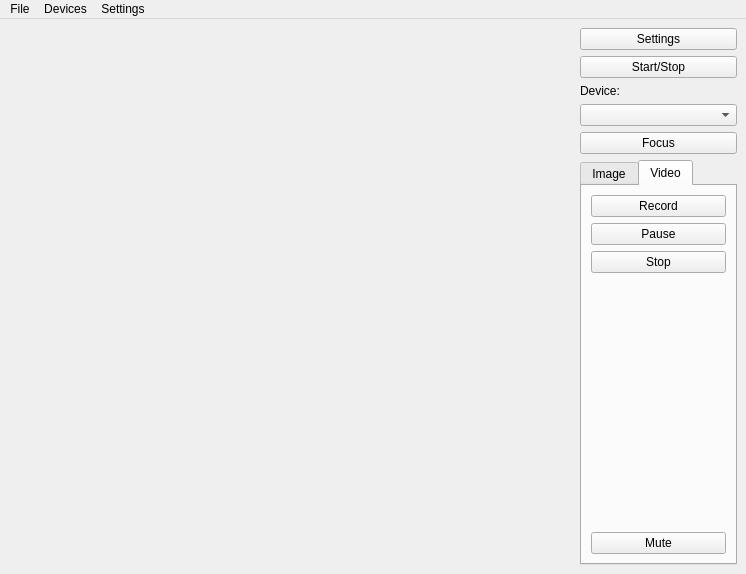
<?xml version="1.0" encoding="UTF-8"?>
<ui version="4.0">
 <class>Camera</class>
 <widget class="QMainWindow" name="Camera">
  <property name="geometry">
   <rect>
    <x>0</x>
    <y>0</y>
    <width>746</width>
    <height>574</height>
   </rect>
  </property>
  <property name="windowTitle">
   <string>Camera</string>
  </property>
  <widget class="QWidget" name="centralwidget">
   <layout class="QHBoxLayout" name="horizontalLayout">
    <item>
     <widget class="QStackedWidget" name="stackedWidget">
      <property name="enabled">
       <bool>false</bool>
      </property>
      <property name="sizePolicy">
       <sizepolicy hsizetype="Preferred" vsizetype="Preferred">
        <horstretch>1</horstretch>
        <verstretch>0</verstretch>
       </sizepolicy>
      </property>
      <property name="palette">
       <palette>
        <active>
         <colorrole role="Base">
          <brush brushstyle="SolidPattern">
           <color alpha="255">
            <red>255</red>
            <green>255</green>
            <blue>255</blue>
           </color>
          </brush>
         </colorrole>
         <colorrole role="Window">
          <brush brushstyle="SolidPattern">
           <color alpha="255">
            <red>145</red>
            <green>145</green>
            <blue>145</blue>
           </color>
          </brush>
         </colorrole>
        </active>
        <inactive>
         <colorrole role="Base">
          <brush brushstyle="SolidPattern">
           <color alpha="255">
            <red>255</red>
            <green>255</green>
            <blue>255</blue>
           </color>
          </brush>
         </colorrole>
         <colorrole role="Window">
          <brush brushstyle="SolidPattern">
           <color alpha="255">
            <red>145</red>
            <green>145</green>
            <blue>145</blue>
           </color>
          </brush>
         </colorrole>
        </inactive>
        <disabled>
         <colorrole role="Base">
          <brush brushstyle="SolidPattern">
           <color alpha="255">
            <red>145</red>
            <green>145</green>
            <blue>145</blue>
           </color>
          </brush>
         </colorrole>
         <colorrole role="Window">
          <brush brushstyle="SolidPattern">
           <color alpha="255">
            <red>145</red>
            <green>145</green>
            <blue>145</blue>
           </color>
          </brush>
         </colorrole>
        </disabled>
       </palette>
      </property>
      <property name="currentIndex">
       <number>0</number>
      </property>
      <widget class="QWidget" name="viewfinderPage">
       <layout class="QGridLayout" name="gridLayout_5">
        <item row="0" column="0">
         <widget class="QCameraViewfinder" name="viewfinder" native="true"/>
        </item>
       </layout>
      </widget>
      <widget class="QWidget" name="previewPage">
       <layout class="QGridLayout" name="gridLayout_4">
        <item row="0" column="0">
         <widget class="QLabel" name="lastImagePreviewLabel">
          <property name="sizePolicy">
           <sizepolicy hsizetype="Preferred" vsizetype="MinimumExpanding">
            <horstretch>0</horstretch>
            <verstretch>0</verstretch>
           </sizepolicy>
          </property>
          <property name="frameShape">
           <enum>QFrame::Box</enum>
          </property>
          <property name="text">
           <string/>
          </property>
         </widget>
        </item>
       </layout>
      </widget>
     </widget>
    </item>
    <item>
     <layout class="QVBoxLayout" name="verticalLayout_2">
      <item>
       <widget class="QPushButton" name="settingsButton">
        <property name="text">
         <string>Settings</string>
        </property>
       </widget>
      </item>
      <item>
       <widget class="QPushButton" name="start_stopButton">
        <property name="text">
         <string>Start/Stop</string>
        </property>
       </widget>
      </item>
      <item>
       <widget class="QLabel" name="label_2">
        <property name="text">
         <string>Device:</string>
        </property>
       </widget>
      </item>
      <item>
       <widget class="QComboBox" name="devicesCombo"/>
      </item>
      <item>
       <widget class="QPushButton" name="lockButton">
        <property name="text">
         <string>Focus</string>
        </property>
       </widget>
      </item>
      <item>
       <widget class="QTabWidget" name="captureWidget">
        <property name="currentIndex">
         <number>1</number>
        </property>
        <widget class="QWidget" name="tab_2">
         <attribute name="title">
          <string>Image</string>
         </attribute>
         <layout class="QGridLayout" name="gridLayout">
          <item row="2" column="0">
           <spacer name="verticalSpacer_2">
            <property name="orientation">
             <enum>Qt::Vertical</enum>
            </property>
            <property name="sizeHint" stdset="0">
             <size>
              <width>20</width>
              <height>161</height>
             </size>
            </property>
           </spacer>
          </item>
          <item row="5" column="0">
           <widget class="QLabel" name="label">
            <property name="text">
             <string>Exposure Compensation:</string>
            </property>
           </widget>
          </item>
          <item row="1" column="0">
           <widget class="QPushButton" name="takeImageButton">
            <property name="text">
             <string>Capture Photo</string>
            </property>
           </widget>
          </item>
          <item row="6" column="0">
           <widget class="QSlider" name="exposureCompensation">
            <property name="minimum">
             <number>-4</number>
            </property>
            <property name="maximum">
             <number>4</number>
            </property>
            <property name="pageStep">
             <number>2</number>
            </property>
            <property name="orientation">
             <enum>Qt::Horizontal</enum>
            </property>
            <property name="tickPosition">
             <enum>QSlider::TicksAbove</enum>
            </property>
           </widget>
          </item>
         </layout>
        </widget>
        <widget class="QWidget" name="tab">
         <attribute name="title">
          <string>Video</string>
         </attribute>
         <layout class="QGridLayout" name="gridLayout_2">
          <item row="0" column="0">
           <widget class="QPushButton" name="recordButton">
            <property name="text">
             <string>Record</string>
            </property>
           </widget>
          </item>
          <item row="1" column="0">
           <widget class="QPushButton" name="pauseButton">
            <property name="text">
             <string>Pause</string>
            </property>
           </widget>
          </item>
          <item row="2" column="0">
           <widget class="QPushButton" name="stopButton">
            <property name="text">
             <string>Stop</string>
            </property>
           </widget>
          </item>
          <item row="3" column="0">
           <spacer name="verticalSpacer">
            <property name="orientation">
             <enum>Qt::Vertical</enum>
            </property>
            <property name="sizeHint" stdset="0">
             <size>
              <width>20</width>
              <height>76</height>
             </size>
            </property>
           </spacer>
          </item>
          <item row="4" column="0">
           <widget class="QPushButton" name="muteButton">
            <property name="text">
             <string>Mute</string>
            </property>
            <property name="checkable">
             <bool>true</bool>
            </property>
           </widget>
          </item>
         </layout>
        </widget>
       </widget>
      </item>
     </layout>
    </item>
   </layout>
  </widget>
  <widget class="QMenuBar" name="menubar">
   <property name="geometry">
    <rect>
     <x>0</x>
     <y>0</y>
     <width>746</width>
     <height>22</height>
    </rect>
   </property>
   <widget class="QMenu" name="menuFile">
    <property name="title">
     <string>File</string>
    </property>
    <addaction name="actionStartCamera"/>
    <addaction name="actionStopCamera"/>
    <addaction name="separator"/>
    <addaction name="actionSettings"/>
    <addaction name="separator"/>
    <addaction name="actionExit"/>
   </widget>
   <widget class="QMenu" name="menuDevices">
    <property name="title">
     <string>Devices</string>
    </property>
   </widget>
   <widget class="QMenu" name="menuSettings">
    <property name="title">
     <string>Settings</string>
    </property>
    <addaction name="actionShow"/>
   </widget>
   <addaction name="menuFile"/>
   <addaction name="menuDevices"/>
   <addaction name="menuSettings"/>
  </widget>
  <action name="actionExit">
   <property name="text">
    <string>Exit</string>
   </property>
  </action>
  <action name="actionStartCamera">
   <property name="text">
    <string>Start Camera</string>
   </property>
  </action>
  <action name="actionStopCamera">
   <property name="text">
    <string>Stop Camera</string>
   </property>
  </action>
  <action name="actionSettings">
   <property name="text">
    <string>Settings</string>
   </property>
  </action>
  <action name="actionShow">
   <property name="checkable">
    <bool>true</bool>
   </property>
   <property name="checked">
    <bool>true</bool>
   </property>
   <property name="text">
    <string>Show</string>
   </property>
  </action>
 </widget>
 <customwidgets>
  <customwidget>
   <class>QCameraViewfinder</class>
   <extends>QWidget</extends>
   <header>PyQt5.QtMultimediaWidgets</header>
   <container>1</container>
  </customwidget>
 </customwidgets>
 <resources/>
 <connections>
  <connection>
   <sender>actionExit</sender>
   <signal>triggered()</signal>
   <receiver>Camera</receiver>
   <slot>close()</slot>
   <hints>
    <hint type="sourcelabel">
     <x>-1</x>
     <y>-1</y>
    </hint>
    <hint type="destinationlabel">
     <x>154</x>
     <y>130</y>
    </hint>
   </hints>
  </connection>
  <connection>
   <sender>actionSettings</sender>
   <signal>triggered()</signal>
   <receiver>Camera</receiver>
   <slot>configureSettings()</slot>
   <hints>
    <hint type="sourcelabel">
     <x>-1</x>
     <y>-1</y>
    </hint>
    <hint type="destinationlabel">
     <x>333</x>
     <y>210</y>
    </hint>
   </hints>
  </connection>
  <connection>
   <sender>actionStartCamera</sender>
   <signal>triggered()</signal>
   <receiver>Camera</receiver>
   <slot>startCamera()</slot>
   <hints>
    <hint type="sourcelabel">
     <x>-1</x>
     <y>-1</y>
    </hint>
    <hint type="destinationlabel">
     <x>333</x>
     <y>210</y>
    </hint>
   </hints>
  </connection>
  <connection>
   <sender>actionStopCamera</sender>
   <signal>triggered()</signal>
   <receiver>Camera</receiver>
   <slot>stopCamera()</slot>
   <hints>
    <hint type="sourcelabel">
     <x>-1</x>
     <y>-1</y>
    </hint>
    <hint type="destinationlabel">
     <x>333</x>
     <y>210</y>
    </hint>
   </hints>
  </connection>
  <connection>
   <sender>settingsButton</sender>
   <signal>clicked()</signal>
   <receiver>Camera</receiver>
   <slot>configureSettings()</slot>
   <hints>
    <hint type="sourcelabel">
     <x>639</x>
     <y>44</y>
    </hint>
    <hint type="destinationlabel">
     <x>372</x>
     <y>286</y>
    </hint>
   </hints>
  </connection>
 </connections>
 <slots>
  <slot>record()</slot>
  <slot>pause()</slot>
  <slot>stop()</slot>
  <slot>enablePreview(bool)</slot>
  <slot>configureSettings()</slot>
  <slot>takeImage()</slot>
  <slot>startCamera()</slot>
  <slot>toggleLock()</slot>
  <slot>setMuted(bool)</slot>
  <slot>stopCamera()</slot>
  <slot>setExposureCompensation(int)</slot>
 </slots>
</ui>
